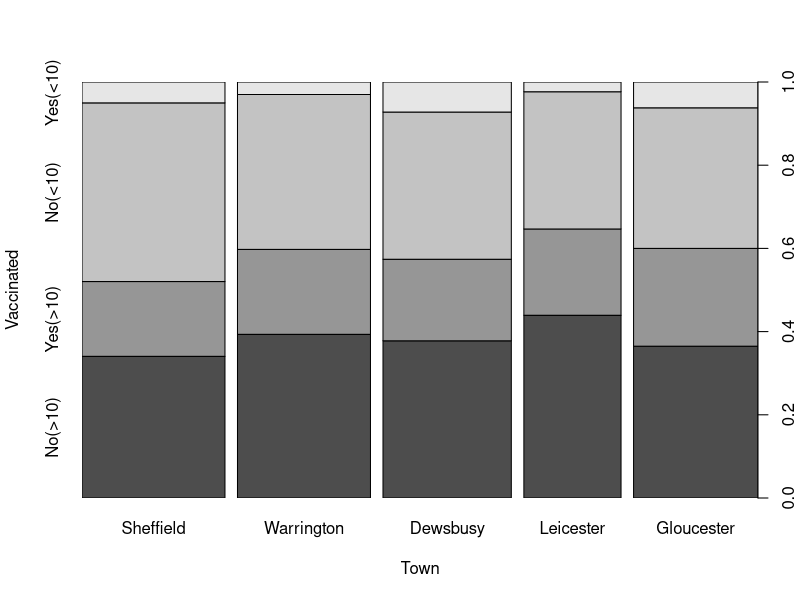
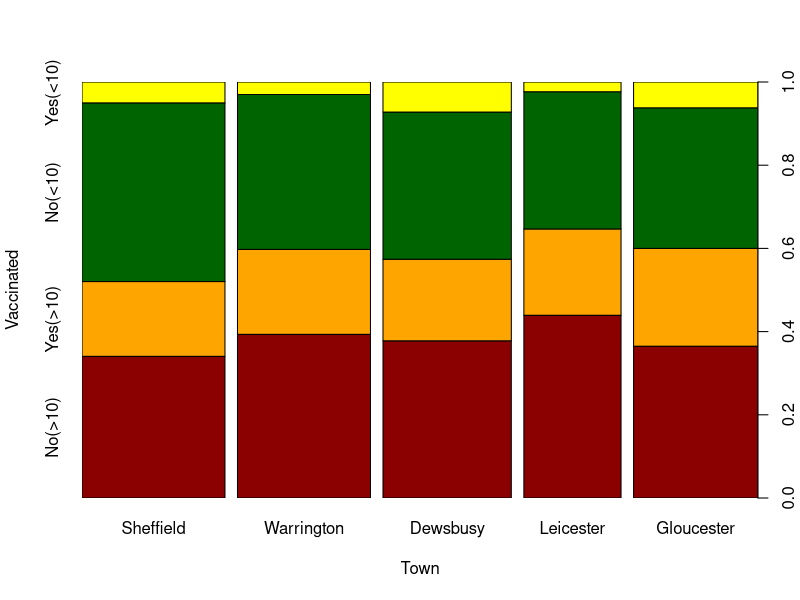
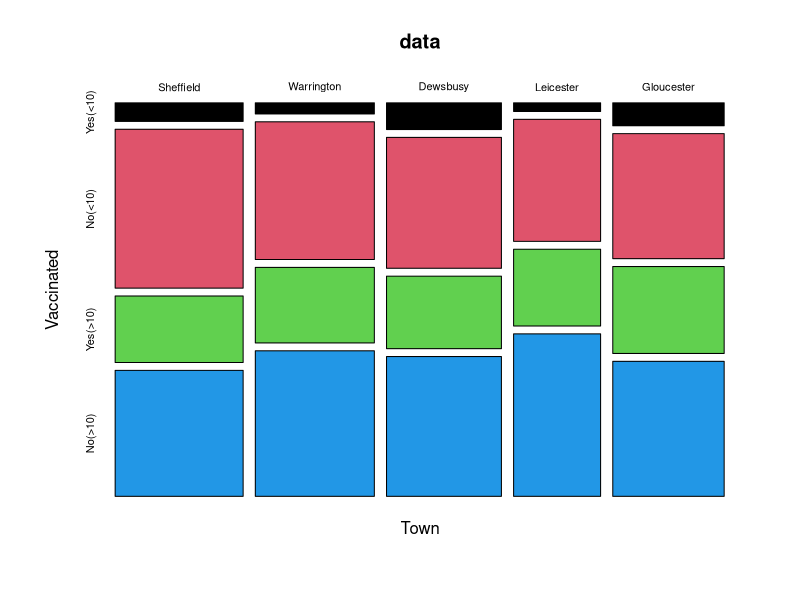
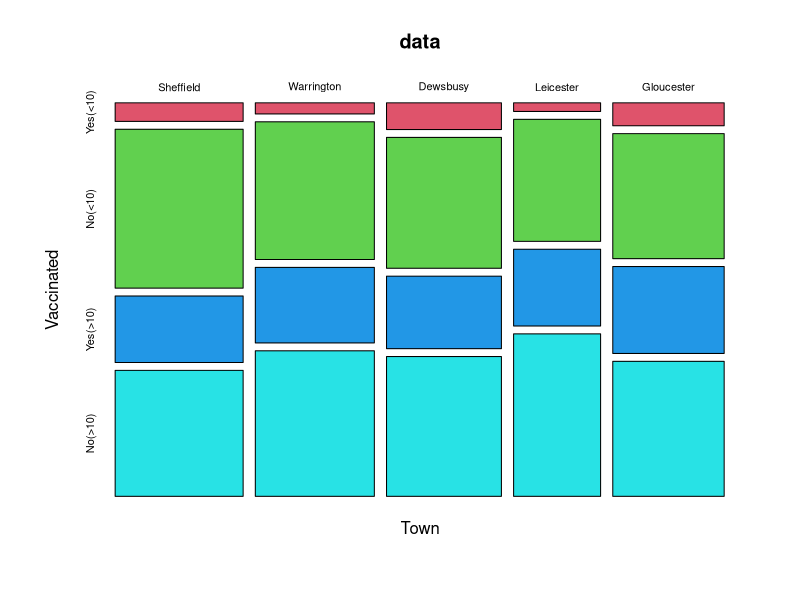
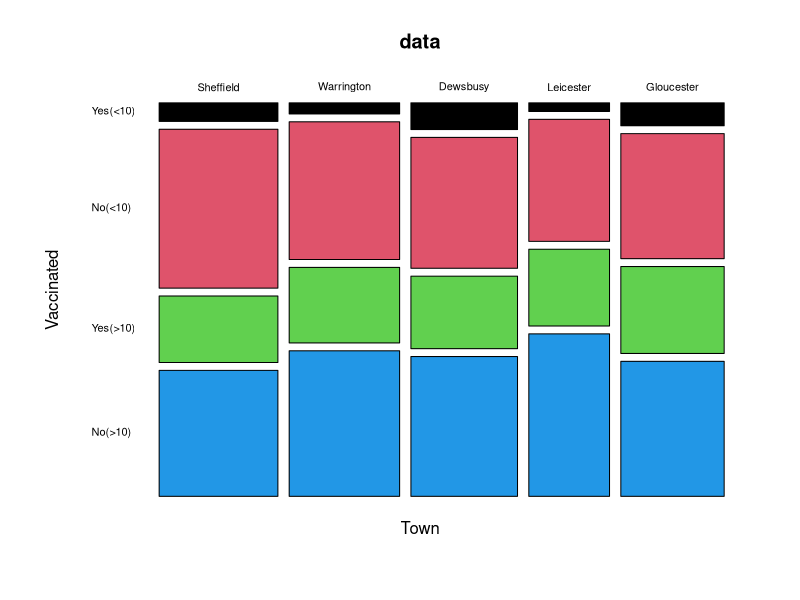

Generate these figures, in order, with R:
require(graphics)
r1 <- c(7.9, 67.6, 28.3, 53.6)
r2 <- c(4.4, 54.5, 29.9, 57.6)
r3 <- c(10.2, 50, 27.7, 53.4)
r4 <- c(2.5, 35.3, 22.2, 47)
r5 <- c(8.5, 46.3, 32.2, 50)
data <- as.table(rbind(r1, r2, r3, r4, r5))
dimnames(data) <- list(Town = c("Sheffield", "Warrington", "Dewsbusy", "Leicester", "Gloucester"), 
                                Vaccinated = c("Yes(<10)", "No(<10)", "Yes(>10)", "No(>10)"))

# Spine Plot
spineplot(data)
spineplot(data, col=c("darkred", "orange", "darkgreen", "yellow1")) #spine graph color option

# Mosaic Plot
mosaicplot(data, color=1:4)
mosaicplot(data, color=2:5)  #color pattern change
mosaicplot(data, color=1:4, las=1) # text orientation horizontal
